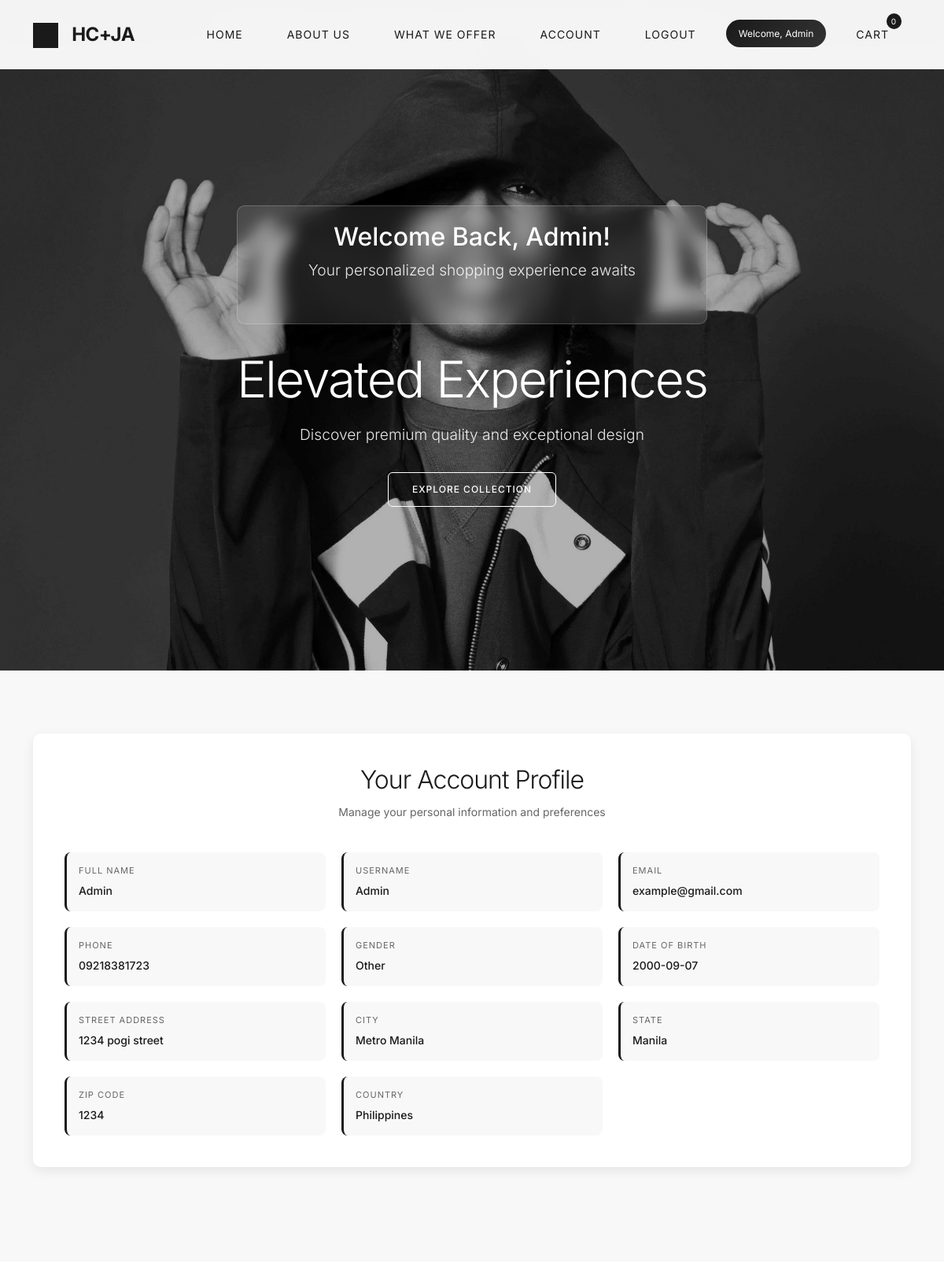
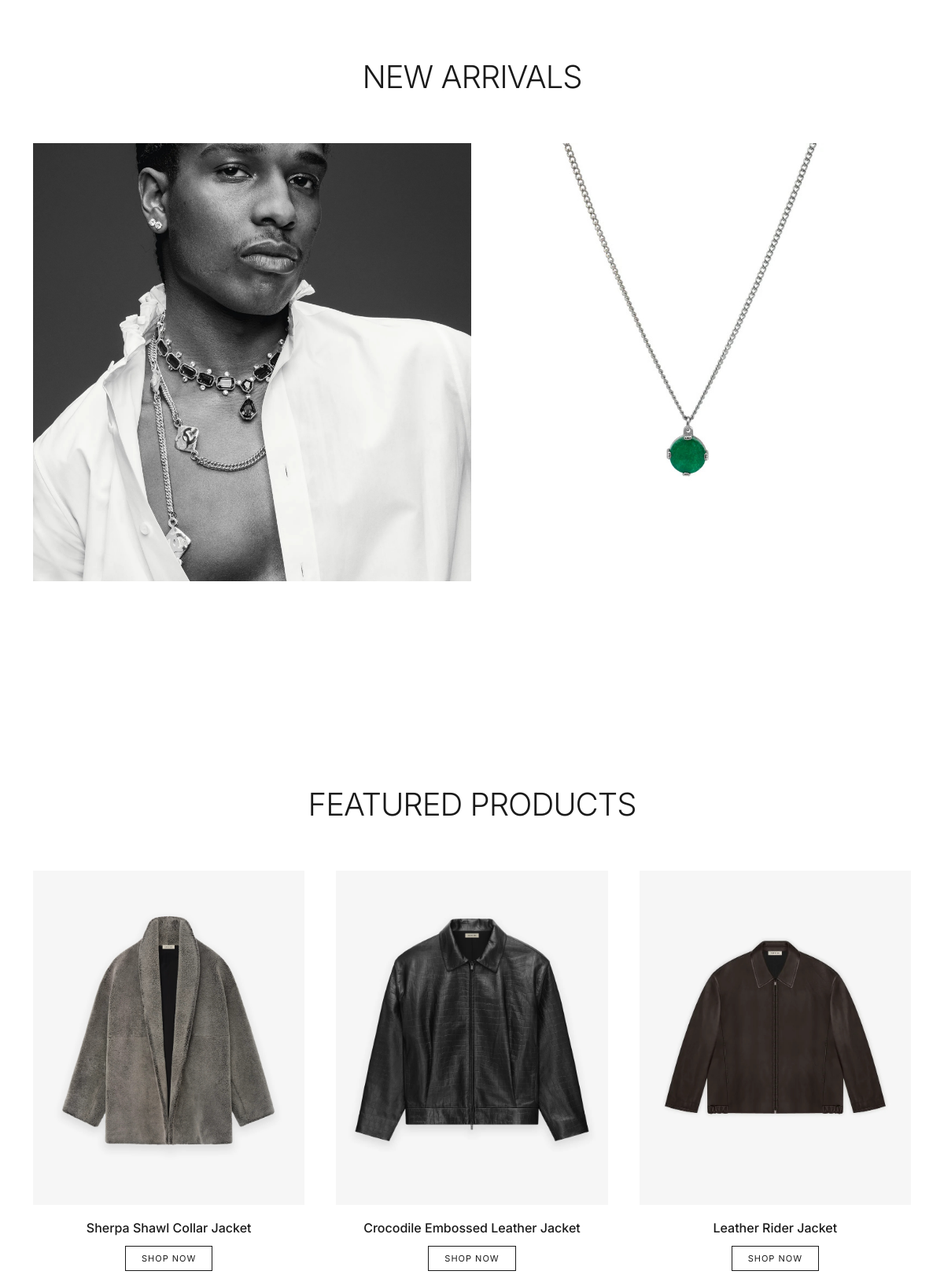
/account.php (signed in, upper part), run on the app's committed database (2 pictures, top to bottom).
### tables this page shows
CREATE TABLE `accounts` (
  `user_id` int(11) NOT NULL,
  `full_name` varchar(255) NOT NULL,
  `gender` enum('Male','Female','Other') NOT NULL,
  `dob` date NOT NULL,
  `phone` varchar(15) NOT NULL,
  `email` varchar(255) NOT NULL,
  `street` varchar(255) DEFAULT NULL,
  `city` varchar(100) DEFAULT NULL,
  `state` varchar(100) DEFAULT NULL,
  `zip` varchar(15) DEFAULT NULL,
  `country` varchar(100) DEFAULT NULL,
  `username` varchar(100) NOT NULL,
  `password` varchar(255) NOT NULL,
  `confirm_password` varchar(255) NOT NULL,
  `created_at` timestamp NOT NULL DEFAULT current_timestamp()
);

### account.php (the view, shortened to what this page needs)
<?php
$is_logged_in = isset($_SESSION['username']);
$username = $is_logged_in ? htmlspecialchars($_SESSION['username']) : '';
$user_details = [];
$host = 'localhost';
$dbname = 'hc+ja';
$db_username = 'root';
$db_password = '';
if ($is_logged_in) {
    try {
        $pdo = new PDO("mysql:host=$host;dbname=$dbname", $db_username, $db_password);
        $pdo->setAttribute(PDO::ATTR_ERRMODE, PDO::ERRMODE_EXCEPTION);
        $stmt = $pdo->prepare("SELECT * FROM accounts WHERE username = :username");
        $stmt->bindParam(':username', $username);
        $stmt->execute();
        $user_data = $stmt->fetch(PDO::FETCH_ASSOC);
        if ($user_data) {
            $user_details = [
                'user_id' => $user_data['user_id'],
                'full_name' => $user_data['full_name'],
                'gender' => $user_data['gender'],
                'dob' => $user_data['dob'],
                'phone' => $user_data['phone'],
                'email' => $user_data['email'],
                'street' => $user_data['street'],
                'city' => $user_data['city'],
                'state' => $user_data['state'],
                'zip' => $user_data['zip'],
                'country' => $user_data['country'],
                'username' => $user_data['username']
            ];
        }
    } catch (PDOException $e) {
        error_log("Database error: " . $e->getMessage());
    }
}
$conn = new mysqli($host, $db_username, $db_password, $dbname);
$user_id = $_SESSION['user_id'] ?? null;
$session_id = session_id();
if ($user_id) {
    $stmt = $conn->prepare("SELECT SUM(cart_quantity) AS total FROM cart WHERE user_id = ?");
    $stmt->bind_param("i", $user_id);
} else {
    $stmt = $conn->prepare("SELECT SUM(cart_quantity) AS total FROM cart WHERE session_id = ?");
    $stmt->bind_param("s", $session_id);
}
$stmt->execute();
$cart_count = $stmt->get_result()->fetch_assoc()['total'] ?? 0;
?>
<!DOCTYPE html>
<html lang="en">
<head>
    <link href="https://cdn.jsdelivr.net/npm/bootstrap@5.3.3/dist/css/bootstrap.min.css" rel="stylesheet" />
</head>
<body>
    <div class="promo-banner">
        Mid-year Discount on all orders <span class="promo-highlight">20% off</span> - Limited-time Offer. Discount Applied at Checkout.
    </div>
    <header class="header">
        <nav class="navbar navbar-expand-lg">
            <div class="container">
                <a class="navbar-brand" href="index.php">
                    <div class="logo-placeholder"></div>
                    HC+JA
                </a>
                <div class="collapse navbar-collapse" id="navbarNav">
                    <ul class="navbar-nav ms-auto">
                        <li class="nav-item"><a class="nav-link" href="index.php">Home</a></li>
                        <li class="nav-item"><a class="nav-link" href="about.php">About Us</a></li>
                        <li class="nav-item"><a class="nav-link" href="products.php">What We Offer</a></li>
                        <?php if ($is_logged_in): ?>
                            <li class="nav-item"><a class="nav-link" href="account.php">Account</a></li>
                            <li class="nav-item"><a class="nav-link" href="logout.php">Logout</a></li>
                            <li class="nav-item">
                                <span class="user-welcome">Welcome, <?php echo htmlspecialchars($user_details['full_name'] ?? $username); ?></span>
                            </li>
                        <?php else: ?>
                            <li class="nav-item"><a class="nav-link" href="login.php">Login</a></li>
                        <?php endif; ?>
                        <li class="nav-item">
                            <a class="cart-icon nav-link" href="cart.php">
                                Cart
                                <span class="cart-count"><?php echo $cart_count; ?></span>
                            </a>
                        </li>
                    </ul>
                </div>
            </div>
        </nav>
    </header>
    <section class="hero">
        <div class="hero-content">
            <?php if ($is_logged_in && !empty($user_details)): ?>
                <div class="hero-personalized">
                    <h2>Welcome Back, <?php echo htmlspecialchars($user_details['full_name']); ?>!</h2>
                    <p>Your personalized shopping experience awaits</p>
                </div>
            <?php endif; ?>
            <h1>Elevated Experiences</h1>
            <p>Discover premium quality and exceptional design</p>
            <a href="products.php" class="btn btn-primary">Explore Collection</a>
        </div>
    </section>
    <?php if ($is_logged_in): ?>
        <?php if (!empty($user_details)): ?>
        <section class="user-account-section">
            <div class="container">
                <div class="account-card">
                    <div class="account-header">
                        <h2>Your Account Profile</h2>
                        <p style="color: #666; font-size: 14px;">Manage your personal information and preferences</p>
                    </div>
                    <div class="account-details">
                        <div class="detail-item">
                            <div class="detail-label">Full Name</div>
                            <div class="detail-value"><?php echo htmlspecialchars($user_details['full_name']); ?></div>
                        </div>
                        <div class="detail-item">
                            <div class="detail-label">Username</div>
                            <div class="detail-value"><?php echo htmlspecialchars($user_details['username']); ?></div>
                        </div>
                        <div class="detail-item">
                            <div class="detail-label">Email</div>
                            <div class="detail-value"><?php echo htmlspecialchars($user_details['email']); ?></div>
                        </div>
                        <div class="detail-item">
                            <div class="detail-label">Phone</div>
                            <div class="detail-value"><?php echo htmlspecialchars($user_details['phone']); ?></div>
                        </div>
                        <div class="detail-item">
                            <div class="detail-label">Gender</div>
                            <div class="detail-value"><?php echo htmlspecialchars($user_details['gender']); ?></div>
                        </div>
                        <div class="detail-item">
                            <div class="detail-label">Date of Birth</div>
                            <div class="detail-value"><?php echo htmlspecialchars($user_details['dob']); ?></div>
                        </div>
                        <div class="detail-item">
                            <div class="detail-label">Street Address</div>
                            <div class="detail-value"><?php echo htmlspecialchars($user_details['street']); ?></div>
                        </div>
                        <div class="detail-item">
                            <div class="detail-label">City</div>
                            <div class="detail-value"><?php echo htmlspecialchars($user_details['city']); ?></div>
                        </div>
                        <div class="detail-item">
                            <div class="detail-label">State</div>
                            <div class="detail-value"><?php echo htmlspecialchars($user_details['state']); ?></div>
                        </div>
                        <div class="detail-item">
                            <div class="detail-label">ZIP Code</div>
                            <div class="detail-value"><?php echo htmlspecialchars($user_details['zip']); ?></div>
                        </div>
                        <div class="detail-item">
                            <div class="detail-label">Country</div>
                            <div class="detail-value"><?php echo htmlspecialchars($user_details['country']); ?></div>
                        </div>
                    </div>
                </div>
            </div>
        </section>
        <?php endif; ?>
    <?php endif; ?>
    <section class="section">
        <div class="container">
            <h2 class="section-title">NEW ARRIVALS</h2>
            <div class="collection-grid">
                <div class="collection-item">
                    <div class="image-placeholder"><img src="img/rocky.jpg"></div>
                </div>
                <div class="collection-item">
                    <div class="image-placeholder"><img src="img/jadee.jpg"></div>
                </div>
            </div>
        </div>
    </section>
    <section class="section">
        <div class="container">
            <h2 class="section-title">FEATURED PRODUCTS</h2>
            <div class="product-grid">
                <div class="product-card">
                    <div class="product-image" style="width: 100%; height: 100%; overflow: hidden;">
                        <div class="image-placeholder">
                            <img src="img/SHERPA.jpg" style="width: 100%; height: 100%; object-fit: cover;">
                        </div>
                    </div>
                    <h3 class="product-title">Sherpa Shawl Collar Jacket</h3>
                    <a href="products.php" class="product-btn" style="text-decoration: none;">Shop Now</a>
                </div>
                <div class="product-card">
                    <div class="product-image" style="width: 100%; height: 100%; overflow: hidden;">
                        <div class="image-placeholder">
                            <img src="img/CEN.jpg" style="width: 100%; height: 100%; object-fit: cover;">
                        </div>
                    </div>
                    <h3 class="product-title">Crocodile Embossed Leather Jacket</h3>
                    <a href="products.php" class="product-btn" style="text-decoration: none;">Shop Now</a>
                </div>
                <div class="product-card">
                    <div class="product-image" style="width: 100%; height: 100%; overflow: hidden;">
                        <div class="image-placeholder">
                            <img src="img/espresso.jpg" style="width: 100%; height: 100%; object-fit: cover;">
                        </div>
                    </div>
                    <h3 class="product-title">Leather Rider Jacket</h3>
                    <a href="products.php" class="product-btn" style="text-decoration: none;">Shop Now</a>
                </div>
            </div>
        </div>
    </section>
</body>
</html>

### account.php (style rules this page uses)
* { margin: 0; padding: 0; box-sizing: border-box; }
body { font-family: 'Inter', sans-serif; color: #1a1a1a; background-color: #ffffff; line-height: 1.6; overflow-x: hidden; }
.header { position: fixed; top: 0; width: 100%; background: rgba(255, 255, 255, 0.95); backdrop-filter: blur(20px); z-index: 1000; transition: all 0.3s ease; }
.navbar { padding: 20px 0; }
.navbar-brand { font-weight: 700; font-size: 24px; color: #1a1a1a !important; text-decoration: none; letter-spacing: -0.5px; }
.logo-placeholder { width: 32px; height: 32px; background: #1a1a1a; margin-right: 12px; display: inline-block; vertical-align: middle; }
.navbar-nav .nav-link { color: #1a1a1a; font-weight: 400; font-size: 14px; text-transform: uppercase; letter-spacing: 1px; margin: 0 20px; transition: all 0.3s ease; position: relative; }
.cart-icon { position: relative; text-decoration: none; color: #1a1a1a; }
.cart-count { position: absolute; top: -8px; right: -8px; background: #1a1a1a; color: white; font-size: 10px; padding: 2px 6px; border-radius: 50%; min-width: 18px; text-align: center; }
.user-welcome { background: linear-gradient(135deg, #1a1a1a, #333); color: white; padding: 8px 16px; border-radius: 20px; font-size: 12px; text-transform: none; letter-spacing: 0; margin: 0 10px; display: inline-block; }
.hero { height: 100vh; display: flex; align-items: center; justify-content: center; text-align: center; background: linear-gradient(rgba(0,0,0,0.3), rgba(0,0,0,0.3)), url('asap.jpg'); background-size: cover; background-position: center; color: white; }
.hero-content h1 { font-size: 4rem; font-weight: 300; margin-bottom: 1rem; letter-spacing: -2px; }
.hero-content p { font-size: 1.2rem; font-weight: 300; margin-bottom: 2rem; opacity: 0.9; }
.hero-personalized { background: rgba(255, 255, 255, 0.1); backdrop-filter: blur(10px); padding: 20px; border-radius: 10px; margin-bottom: 2rem; border: 1px solid rgba(255, 255, 255, 0.2); }
.btn-primary { background: transparent; border: 1px solid white; color: white; padding: 12px 30px; font-size: 12px; text-transform: uppercase; letter-spacing: 1px; font-weight: 500; transition: all 0.3s ease; }
.promo-banner { background: #1a1a1a; color: white; text-align: center; padding: 15px 0; font-size: 14px; font-weight: 500; letter-spacing: 0.5px; }
.promo-highlight { color: #f0f0f0; font-weight: 700; }
.user-account-section { background: #f8f8f8; padding: 80px 0; }
.account-card { background: white; border-radius: 10px; padding: 40px; box-shadow: 0 5px 15px rgba(0,0,0,0.08); margin-bottom: 40px; }
.account-header { text-align: center; margin-bottom: 40px; }
.account-header h2 { font-size: 2rem; font-weight: 300; margin-bottom: 10px; letter-spacing: -1px; }
.account-details { display: grid; grid-template-columns: repeat(auto-fit, minmax(250px, 1fr)); gap: 20px; }
.detail-item { padding: 15px; background: #f8f8f8; border-radius: 8px; border-left: 3px solid #1a1a1a; }
.detail-label { font-size: 11px; text-transform: uppercase; letter-spacing: 1px; color: #666; margin-bottom: 5px; }
.detail-value { font-size: 14px; font-weight: 500; color: #1a1a1a; }
.section { padding: 100px 0; }
.section-title { font-size: 2.5rem; font-weight: 300; text-align: center; margin-bottom: 60px; letter-spacing: -1px; }
.collection-grid { display: grid; grid-template-columns: repeat(auto-fit, minmax(400px, 1fr)); gap: 2px; margin-bottom: 60px; }
.collection-item { position: relative; overflow: hidden; aspect-ratio: 1; background: #f5f5f5; cursor: pointer; transition: all 0.5s ease; }
.collection-item img { width: 100%; height: 100%; object-fit: cover; transition: all 0.5s ease; }
.image-placeholder { width: 100%; height: 100%; background: #f5f5f5; display: flex; align-items: center; justify-content: center; color: #999; font-size: 14px; text-transform: uppercase; letter-spacing: 1px; }
.product-grid { display: grid; grid-template-columns: repeat(auto-fit, minmax(300px, 1fr)); gap: 40px; }
.product-card { text-align: center; transition: all 0.3s ease; }
.product-image { aspect-ratio: 1; background: #f5f5f5; margin-bottom: 20px; overflow: hidden; }
.product-title { font-size: 16px; font-weight: 500; margin-bottom: 10px; color: #1a1a1a; }
.product-btn { background: transparent; border: 1px solid #1a1a1a; color: #1a1a1a; padding: 8px 20px; font-size: 11px; text-transform: uppercase; letter-spacing: 1px; transition: all 0.3s ease; }

### data on the page
accounts: full_name "Admin", username "Admin", email "example@gmail.com", phone "09218381723", gender "Other", dob "2000-09-07", street "1234 pogi street", city "Metro Manila", state "Manila", zip "1234", country "Philippines"

### other printed values
$cart_count "0"
